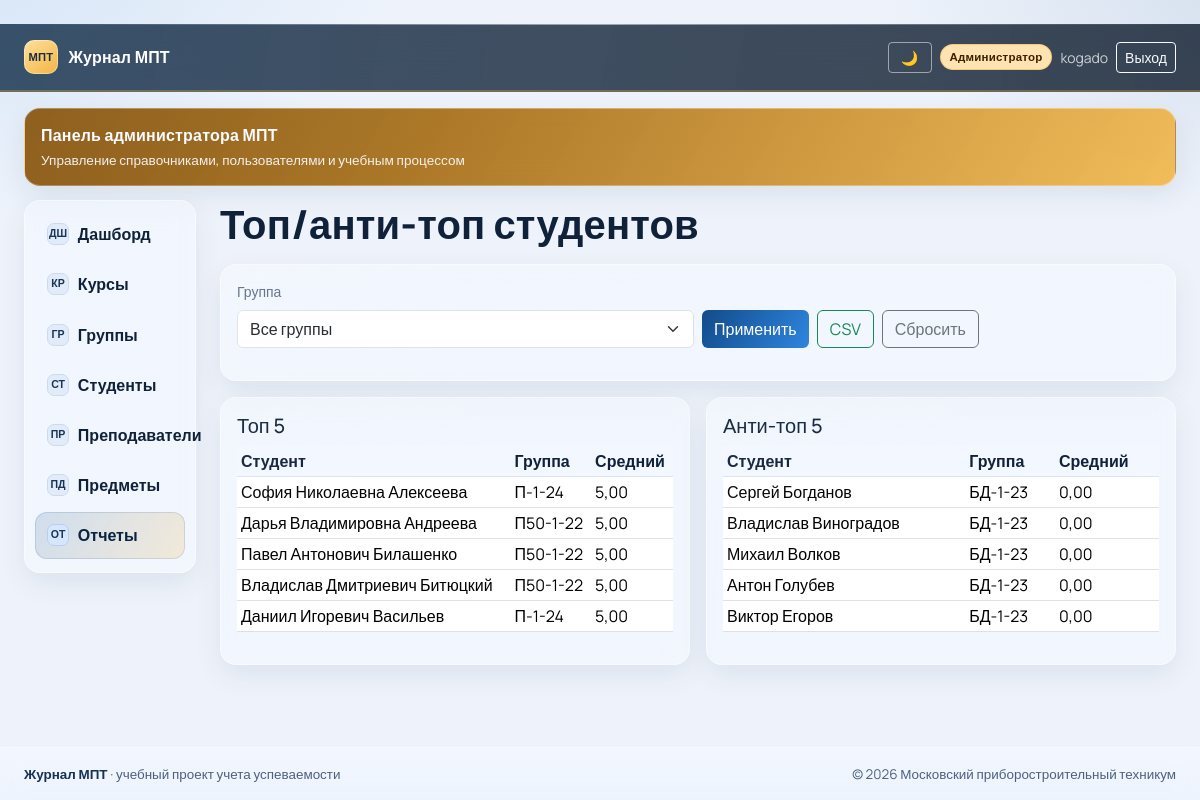
Page /reports/top-students/ (signed in) on the committed database.
### users/models.py (models this page shows)
class Student(models.Model):
    user = models.OneToOneField(
        User,
        on_delete=models.CASCADE,
        related_name='student_profile',
        verbose_name='Пользователь',
    )
    group = models.ForeignKey(
        'core.Group',
        on_delete=models.CASCADE,
        related_name='students',
        verbose_name='Группа',
    )
    date_of_birth = models.DateField('Дата рождения', null=True, blank=True)
    class Meta:
        verbose_name = 'Студент'
        verbose_name_plural = 'Студенты'
    def __str__(self):
        return self.user.get_full_name() or self.user.username

### core/models.py (models this page shows)
class Group(models.Model):
    name = models.CharField('Название группы', max_length=100, unique=True)
    department = models.ForeignKey(
        Department,
        on_delete=models.SET_NULL,
        related_name='groups',
        null=True,
        blank=True,
        verbose_name='Отделение',
    )
    curator = models.ForeignKey(
        User,
        on_delete=models.SET_NULL,
        related_name='curated_groups',
        null=True,
        blank=True,
        verbose_name='Куратор (пользователь преподавателя)',
    )
    source = models.CharField('Источник', max_length=50, default='mpt.ru', db_index=True)
    external_id = models.CharField('Внешний ID', max_length=255, null=True, blank=True, db_index=True)
    is_active = models.BooleanField('Активна', default=True)
    class Meta:
        verbose_name = 'Учебная группа'
        verbose_name_plural = 'Учебные группы'
        ordering = ['name']
        constraints = [
            models.UniqueConstraint(fields=['source', 'external_id'], name='uniq_group_source_external_id'),
        ]
    def __str__(self):
        return self.name

### reports/views.py (the view, shortened to what this page needs)
# urls.py: path('reports/top-students/', views.top_students_report, name='report_top_students'),
@login_required
def top_students_report(request):
    if not _can_view_reports(request.user):
        return HttpResponse('Нет доступа', status=403)
    teacher = _teacher_profile(request.user)
    students = Student.objects.select_related('user', 'group')
    if teacher and not _is_admin(request.user):
        students = students.filter(group__courses__teacher=teacher).distinct()
    group_id = request.GET.get('group')
    if group_id:
        students = students.filter(group_id=group_id)
    students = students.annotate(avg_grade=Avg('grades__value'))
    top = students.order_by('-avg_grade', 'user__last_name')[:5]
    bottom = students.order_by('avg_grade', 'user__last_name')[:5]
    groups = Group.objects.all()
    if teacher and not _is_admin(request.user):
        groups = groups.filter(courses__teacher=teacher).distinct()
    return render(
        request,
        'reports/top_students.html',
        {'top': top, 'bottom': bottom, 'groups': groups.order_by('name'), 'selected_group': group_id or ''},
    )

### core/context_processors.py (called while the page is built, shortened)
def role_flags(request):
    user = request.user
    is_admin = user.is_superuser or user.groups.filter(name='Admin').exists()
    is_teacher = user.groups.filter(name='Teacher').exists()
    is_student = user.groups.filter(name='Student').exists()
    student_profile_id = None
    if is_student:
        try:
            student_profile_id = user.student_profile.id
        except Exception:
            student_profile_id = None
    display_name = user.get_full_name().strip() or user.username
    return {
        'is_admin': is_admin,
        'is_teacher': is_teacher,
        'is_student': is_student,
        'is_student_only': is_student and not is_teacher and not is_admin,
        'student_profile_id': student_profile_id,
        'display_name': display_name,
    }

### reports/views.py (called while the page is built)
def _is_admin(user):
    return user.is_superuser or user.groups.filter(name='Admin').exists()

def _is_teacher(user):
    return user.groups.filter(name='Teacher').exists()

def _teacher_profile(user):
    if not _is_teacher(user):
        return None
    return Teacher.objects.filter(user=user).first()

def _can_view_reports(user):
    return _is_admin(user) or _is_teacher(user)

### reports/templates/reports/top_students.html (shortened to what this page needs)
﻿{% extends 'base.html' %}
{% block content %}
<h1 class="page-title">Топ/анти-топ студентов</h1>
<div class="panel p-3 mb-3">
  <form method="get" class="row g-2 align-items-end">
    <div class="col-12 col-md-6">
      <label class="form-label small muted">Группа</label>
      <select class="form-select" name="group">
        <option value="">Все группы</option>
      </select>
    </div>
    <div class="col-12 col-md-6 d-flex gap-2">
      <button class="btn btn-primary" type="submit">Применить</button>
      <button class="btn btn-outline-success" type="submit" name="export" value="csv">CSV</button>
      <a class="btn btn-outline-secondary" href="{% url 'report_top_students' %}">Сбросить</a>
    </div>
  </form>
</div>
<div class="row g-3">
  <div class="col-12 col-lg-6">
    <div class="panel p-3 h-100">
      <h2 class="h5">Топ 5</h2>
      <table class="table table-sm align-middle">
        <thead><tr><th>Студент</th><th>Группа</th><th>Средний</th></tr></thead>
        <tbody>
          {% for s in top %}
          <tr><td>{{ s }}</td><td>{{ s.group }}</td><td>{{ s.avg_grade|default:0|floatformat:2 }}</td></tr>
          {% empty %}
          <tr><td colspan="3" class="muted">Нет данных</td></tr>
          {% endfor %}
        </tbody>
      </table>
    </div>
  </div>
  <div class="col-12 col-lg-6">
    <div class="panel p-3 h-100">
      <h2 class="h5">Анти-топ 5</h2>
      <table class="table table-sm align-middle">
        <thead><tr><th>Студент</th><th>Группа</th><th>Средний</th></tr></thead>
        <tbody>
          {% for s in bottom %}
          <tr><td>{{ s }}</td><td>{{ s.group }}</td><td>{{ s.avg_grade|default:0|floatformat:2 }}</td></tr>
          {% empty %}
          <tr><td colspan="3" class="muted">Нет данных</td></tr>
          {% endfor %}
        </tbody>
      </table>
    </div>
  </div>
</div>
{% endblock %}

### templates/base.html (shortened to what this page needs)
<!doctype html>
<html lang="ru">
<head>
  <link href="https://cdn.jsdelivr.net/npm/bootstrap@5.3.3/dist/css/bootstrap.min.css" rel="stylesheet">
  <link href="https://cdn.jsdelivr.net/npm/tom-select@2.3.1/dist/css/tom-select.bootstrap5.min.css" rel="stylesheet">
</head>
<body>
<nav class="navbar navbar-expand-lg navbar-dark topbar">
  <div class="container-fluid px-3 px-md-4 py-2">
    <a class="brand" href="{% url 'dashboard' %}">
      <span class="brand-mark">МПТ</span>
      <span>Журнал МПТ</span>
    </a>
    <div class="ms-auto d-flex align-items-center gap-2 text-white">
      <button id="themeToggle" type="button" class="btn btn-sm btn-outline-light theme-toggle" title="Сменить тему">🌙</button>
      {% if user.is_authenticated %}
      {% if is_admin %}
      <span class="role-badge role-admin">Администратор</span>
      {% elif is_teacher %}
      <span class="role-badge role-teacher">Преподаватель</span>
      {% elif is_student %}
      <span class="role-badge role-student">Студент</span>
      {% endif %}
      <span class="small opacity-75">{{ display_name }}</span>
      <form method="post" action="{% url 'logout' %}" class="m-0">
        <button type="submit" class="btn btn-sm btn-outline-light">Выход</button>
      </form>
      {% endif %}
    </div>
  </div>
</nav>
<div class="container-fluid shell px-3 px-md-4 app-shell">
  {% if user.is_authenticated and is_admin %}
  <section class="mpt-banner banner-admin">
    <p class="mpt-banner-title">Панель администратора МПТ</p>
    <p class="mpt-banner-subtitle">Управление справочниками, пользователями и учебным процессом</p>
  </section>
  {% elif user.is_authenticated and is_teacher %}
  <section class="mpt-banner banner-teacher">
    <p class="mpt-banner-title">Рабочее место преподавателя</p>
    <p class="mpt-banner-subtitle">Курсы, журнал, посещаемость и отчеты по группам</p>
  </section>
  {% elif user.is_authenticated and is_student %}
  <section class="mpt-banner banner-student">
    <p class="mpt-banner-title">Личный кабинет студента</p>
    <p class="mpt-banner-subtitle">Предметы, оценки, посещаемость и персональный журнал</p>
  </section>
  {% else %}
  <section class="mpt-banner banner-teacher">
    <p class="mpt-banner-title">Московский приборостроительный техникум</p>
    <p class="mpt-banner-subtitle">Единая система контроля успеваемости, посещаемости и отчетности</p>
  </section>
  {% endif %}
  <div class="row g-3 g-lg-4">
    {% if user.is_authenticated %}
    <aside class="col-12 col-lg-3 col-xl-2">
      <div class="sidebar">
        {% if is_student_only %}
          {% if student_profile_id %}
            <a class="nav-linkx {% if '/students/' in request.path %}active{% endif %}" href="{% url 'student_detail' student_profile_id %}">
              <span class="nav-ico">ПС</span>
              <span>Профиль студента</span>
            </a>
          {% endif %}
        {% else %}
        <a class="nav-linkx {% if request.path == '/' %}active{% endif %}" href="{% url 'dashboard' %}">
          <span class="nav-ico">ДШ</span>
          <span>Дашборд</span>
        </a>
        <a class="nav-linkx {% if '/courses/' in request.path %}active{% endif %}" href="{% url 'course_list' %}">
          <span class="nav-ico">КР</span>
          <span>Курсы</span>
        </a>
          {% if is_admin %}
          <a class="nav-linkx {% if '/groups/' in request.path %}active{% endif %}" href="{% url 'group_list' %}">
            <span class="nav-ico">ГР</span>
            <span>Группы</span>
          </a>
          <a class="nav-linkx {% if '/students/' in request.path %}active{% endif %}" href="{% url 'student_list' %}">
            <span class="nav-ico">СТ</span>
            <span>Студенты</span>
          </a>
          <a class="nav-linkx {% if '/teachers/' in request.path %}active{% endif %}" href="{% url 'teacher_list' %}">
            <span class="nav-ico">ПР</span>
            <span>Преподаватели</span>
          </a>
          <a class="nav-linkx {% if '/subjects/' in request.path %}active{% endif %}" href="{% url 'subject_list' %}">
            <span class="nav-ico">ПД</span>
            <span>Предметы</span>
          </a>
          {% endif %}
          {% if is_admin or is_teacher %}
          <a class="nav-linkx {% if '/reports' in request.path %}active{% endif %}" href="{% url 'reports_index' %}">
            <span class="nav-ico">ОТ</span>
            <span>Отчеты</span>
          </a>
          {% endif %}
        {% endif %}
      </div>
    </aside>
    {% endif %}
    <main class="{% if user.is_authenticated %}col-12 col-lg-9 col-xl-10{% else %}col-12 d-flex justify-content-center{% endif %}">
      {% block content %}{% endblock %}
    </main>
  </div>
</div>
<footer class="mpt-footer">
  <div class="container-fluid px-3 px-md-4">
    <div class="mpt-footer-inner">
      <div><strong>Журнал МПТ</strong> · учебный проект учета успеваемости</div>
      <div class="text-end">© 2026 Московский приборостроительный техникум</div>
    </div>
  </div>
</footer>
</body>
</html>

### rows in the picture
Student: user.last_name "София Николаевна Алексеева", group "П-1-24", avg_grade "5,00"
Student: user.last_name "Дарья Владимировна Андреева", group "П50-1-22", avg_grade "5,00"
Student: user.last_name "Павел Антонович Билашенко", group "П50-1-22", avg_grade "5,00"
Student: user.last_name "Владислав Дмитриевич Битюцкий", group "П50-1-22", avg_grade "5,00"
Student: user.last_name "Даниил Игоревич Васильев", group "П-1-24", avg_grade "5,00"
Student: user.last_name "Сергей Богданов", group "БД-1-23", avg_grade "0,00"
Student: user.last_name "Владислав Виноградов", group "БД-1-23", avg_grade "0,00"
Student: user.last_name "Михаил Волков", group "БД-1-23", avg_grade "0,00"
Student: user.last_name "Антон Голубев", group "БД-1-23", avg_grade "0,00"
Student: user.last_name "Виктор Егоров", group "БД-1-23", avg_grade "0,00"

### other values in the picture
{{ display_name }} "kogado"
